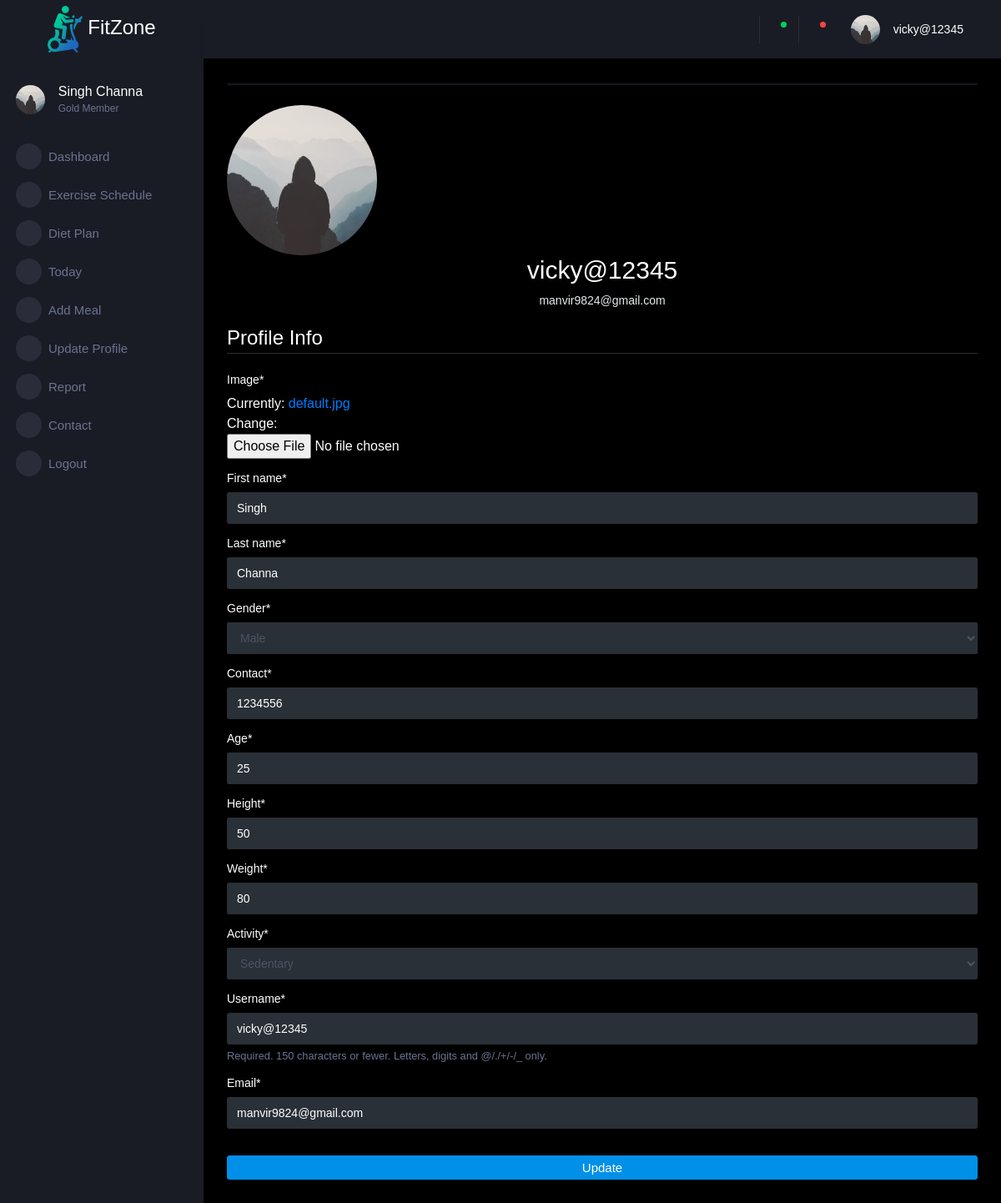
/profile/ (signed in), run on the app's committed database.
### users/models.py (models this page shows, shortened)
class Profile(models.Model):
    user = models.OneToOneField(User, on_delete=models.CASCADE)
    image = models.ImageField(default='default.jpg', upload_to='profile_pics')
    height=models.CharField(max_length=120,null=True,blank=True)
    weight=models.CharField(max_length=120,null=True,blank=True)
    activity=models.CharField(max_length=120,choices=Activity_Choice,default='Sedentary')
    contact=models.CharField(max_length=120,null=True,blank=True)
    age=models.CharField(max_length=120,null=True,blank=True)
    first_name=models.CharField(max_length=120,null=True,blank=True)
    last_name=models.CharField(max_length=120,null=True,blank=True)
    gender=models.CharField(max_length=120,choices=Gender,default='Male')

### users/views.py (the view)
# urls.py: path('profile/', user_views.profile, name='profile'),
@login_required
def profile(request):
    if request.method == 'POST':
        u_form = UserUpdateForm(request.POST, instance=request.user)
        p_form = ProfileUpdateForm(request.POST,
                                   request.FILES,
                                   instance=request.user.profile)
        if u_form.is_valid() and p_form.is_valid():
            u_form.save()
            p_form.save()
            upd_username=request.POST.get('username')
            upd_email=request.POST.get('email')
            mail_message="Your Account has been updated sucessfully. Your Username is "+ upd_username + "and email address is " + upd_email + ". Thanks for connecting. Regards FitZone community"
            subject= "Profile Updated Sucessfully"
            messages.success(request, f'Your account has been updated!')
            return redirect('profile')
    else:
        u_form = UserUpdateForm(instance=request.user)
        p_form = ProfileUpdateForm(instance=request.user.profile)
    context = {
        'u_form': u_form,
        'p_form': p_form
    }
    return render(request, 'users/profile.html', context)

### users/forms.py
class UserUpdateForm(forms.ModelForm):
    email = forms.EmailField()
    class Meta:
        model = User
        fields = ['username', 'email']

class ProfileUpdateForm(forms.ModelForm):
    first_name=forms.CharField()
    last_name=forms.CharField()
    gender=forms.Select(choices=Gender)
    contact=forms.CharField()
    age=forms.CharField()
    height=forms.CharField()
    weight=forms.CharField()
    activity=forms.Select(choices=Activity_Choice)
    class Meta:
        model = Profile
        fields = ['image','first_name','last_name','gender','contact','age','height','weight','activity']

### users/templates/users/profile.html (shortened to what this page needs)
{% extends "blog/dashboard_main.html" %}
{% load crispy_forms_tags %}
{% block content %}
<div class="main-panel">
	<div class="content-wrapper">
	  <div class="row">
		<div class="col-12 grid-margin stretch-card">
		  <div class="card corona-gradient-card">
		  </div>
		</div>
    </div>
    <center>
    <div class="content-section">
      <div class="media">
        <img class="rounded-circle account-img" src="{{ user.profile.image.url }}" style="width:20%;text-align: center;">
      </div>
      <div class="media-body">
        <h2 class="account-heading">{{ user.username }}</h2>
        <p class="text-secondary">{{ user.email }}</p>
      </div>
    </center>
      <form method="POST" enctype="multipart/form-data">
          <fieldset class="form-group">
              <legend class="border-bottom mb-4">Profile Info</legend>
              {{ p_form|crispy }}
              {{ u_form|crispy }}
          </fieldset>
          <div class="text-center">
            <button type="submit" class="btn btn-primary btn-block enter-btn">Update</button>
          </div>
      </form>
    </div>
  </div>
</div>
{% endblock content %}

### blog/templates/blog/dashboard_main.html (shortened to what this page needs)
{% load static %}
<!DOCTYPE html>
<html lang="en">
  <head>
    <link rel="stylesheet" href="{% static 'assets/vendors/mdi/css/materialdesignicons.min.css' %}">
    <link rel="stylesheet" href="{% static 'assets/vendors/css/vendor.bundle.base.css' %}">
    <link rel="stylesheet" href="{% static 'assets/vendors/jvectormap/jquery-jvectormap.css' %}">
    <link rel="stylesheet" href="{% static 'assets/vendors/flag-icon-css/css/flag-icon.min.css' %}">
    <link rel="stylesheet" href="{% static 'assets/vendors/owl-carousel-2/owl.carousel.min.css' %}">
    <link rel="stylesheet" href="{% static 'assets/vendors/owl-carousel-2/owl.theme.default.min.css' %}">
    <link rel="stylesheet" href="{% static 'assets/css/style.css' %}">
  </head>
  <body>
    <div class="container-scroller">
        <nav class="sidebar sidebar-offcanvas" id="sidebar">
          <div class="sidebar-brand-wrapper d-none d-lg-flex align-items-center justify-content-center fixed-top">
            <h3 class="mb-0" href="{% url 'home' %}"><img href="{% url 'home' %}" style="padding: 0.001px;width: 48px;" src="{% static 'images/Fitzonelogoo.png' %}" alt="logo" />FitZone</h3>
          </div>
          <ul class="nav">
            <li class="nav-item profile">
              <div class="profile-desc">
                <div class="profile-pic">
                  <div class="count-indicator">
                    <br>
                    <img class="img-xs rounded-circle " src="{{ user.profile.image.url }}" alt="">
                    <br>
                  </div>
                  <div class="profile-name">
                    <br>
                    <h5 class="mb-0 font-weight-normal">{{ user.profile.first_name}} {{user.profile.last_name}}</h5>
                    <span>Gold Member</span>
                  </div>
                </div>
              </div>
            </li>
            <li class="nav-item nav-category">
            </li>
            <li class="nav-item menu-items">
              <a class="nav-link" href="http://127.0.0.1:8000/dashboard/">
                <span class="menu-icon">
                  <i class="mdi mdi-speedometer"></i>
                </span>
                <span class="menu-title">Dashboard</span>
              </a>
            </li>
            <li class="nav-item menu-items">
              <a class="nav-link" href="http://127.0.0.1:8000/timetable/">
                <span class="menu-icon">
                  <i class="mdi mdi-table-large"></i>
                </span>
                <span class="menu-title">Exercise Schedule</span>
              </a>
            </li>
            <li class="nav-item menu-items">
              <a class="nav-link" href="http://127.0.0.1:8000/diet/">
                <span class="menu-icon">
                  <i class="mdi mdi-contacts"></i>
                </span>
                <span class="menu-title">Diet Plan</span>
              </a>
            </li>
            <li class="nav-item menu-items">
              <a class="nav-link" href="{% url 'user-posts' user %}">
                <span class="menu-icon">
                  <i class="mdi mdi-contacts"></i>
                </span>
                <span class="menu-title">Today</span>
              </a>
            </li>
            <li class="nav-item menu-items">
              <a class="nav-link" href="http://127.0.0.1:8000/post/new/">
                <span class="menu-icon">
                  <i class="mdi mdi-contacts"></i>
                </span>
                <span class="menu-title">Add Meal</span>
              </a>
            </li>
            <li class="nav-item menu-items">
              <a class="nav-link" href="{% url 'profile' %}">
                <span class="menu-icon">
                  <i class="mdi mdi-contacts"></i>
                </span>
                <span class="menu-title">Update Profile</span>
              </a>
            </li>
            <li class="nav-item menu-items">
              <a class="nav-link" href="http://127.0.0.1:8000/report/">
                <span class="menu-icon">
                  <i class="mdi mdi-contacts"></i>
                </span>
                <span class="menu-title">Report</span>
              </a>
            </li>
            <li class="nav-item menu-items">
              <a class="nav-link" href="http://127.0.0.1:8000/contact/">
                <span class="menu-icon">
                  <i class="mdi mdi-contacts"></i>
                </span>
                <span class="menu-title">Contact</span>
              </a>
            </li>
            <li class="nav-item menu-items">
              <a class="nav-link" href="{% url 'home' %}">
                <span class="menu-icon">
                  <i class="mdi mdi-playlist-play"></i>
                </span>
                <span class="menu-title">Logout</span>
              </a>
            </li>
          </ul>
        </nav>
        <div class="container-fluid page-body-wrapper">
          <nav class="navbar p-0 fixed-top d-flex flex-row">
            <div class="navbar-menu-wrapper flex-grow d-flex align-items-stretch">
              <button class="navbar-toggler navbar-toggler align-self-center" type="button" data-toggle="minimize">
                <span class="mdi mdi-menu"></span>
              </button>
              <ul class="navbar-nav navbar-nav-right">
                <li class="nav-item dropdown border-left">
                  <a class="nav-link count-indicator dropdown-toggle" id="messageDropdown" href="#" data-toggle="dropdown" aria-expanded="false">
                    <i class="mdi mdi-email"></i>
                    <span class="count bg-success"></span>
                  </a>
                </li>
                <li class="nav-item dropdown border-left">
                  <a class="nav-link count-indicator dropdown-toggle" id="notificationDropdown" href="#" data-toggle="dropdown">
                    <i class="mdi mdi-bell"></i>
                    <span class="count bg-danger"></span>
                  </a>
                </li>
                <li class="nav-item dropdown">
                  <a class="nav-link" id="profileDropdown" href="#" data-toggle="dropdown">
                    <div class="navbar-profile">
                      <img class="img-xs rounded-circle" src="{{ user.profile.image.url }}" alt="">
                      <p class="mb-0 d-none d-sm-block navbar-profile-name">{{ user.username }}</p>
                      <i class="mdi mdi-menu-down d-none d-sm-block"></i>
                    </div>
                  </a>
                </li>
              </ul>
            </div>
          </nav>
  {% block content %}
  {% endblock  %}
</body>
</html>

### data on the page
Profile: first_name "Singh", last_name "Channa", gender "Male", contact "1234556", age "25", height "50", weight "80", activity "Sedentary"

### other printed values
{{ user.profile.first_name }} "Singh"
{{ user.profile.last_name }} "Channa"
{{ user.username }} "vicky@12345"
{{ user.email }} "manvir9824@gmail.com"
